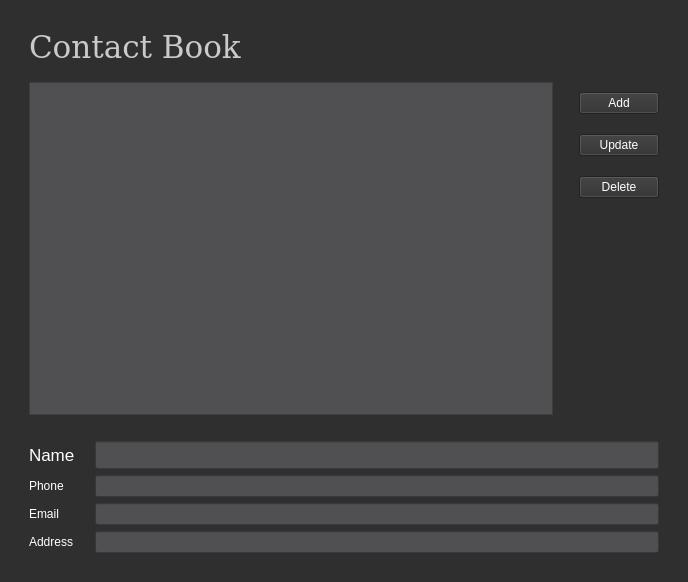
<?xml version="1.0" encoding="UTF-8"?>
<ui version="4.0">
 <class>MainWindow</class>
 <widget class="QMainWindow" name="MainWindow">
  <property name="geometry">
   <rect>
    <x>0</x>
    <y>0</y>
    <width>688</width>
    <height>582</height>
   </rect>
  </property>
  <property name="windowTitle">
   <string>MainWindow</string>
  </property>
  <property name="styleSheet">
   <string notr="true">background-color: rgb(48, 47, 47);

color: rgb(255, 255, 255);</string>
  </property>
  <widget class="QWidget" name="centralwidget">
   <layout class="QGridLayout" name="gridLayout">
    <item row="0" column="0" colspan="2">
     <layout class="QHBoxLayout" name="horizontalLayout">
      <property name="leftMargin">
       <number>20</number>
      </property>
      <property name="topMargin">
       <number>20</number>
      </property>
      <property name="rightMargin">
       <number>20</number>
      </property>
      <property name="bottomMargin">
       <number>0</number>
      </property>
      <item>
       <widget class="QLabel" name="label_5">
        <property name="font">
         <font>
          <family>DejaVu Serif</family>
          <pointsize>23</pointsize>
          <weight>50</weight>
          <italic>false</italic>
          <bold>false</bold>
          <underline>false</underline>
          <strikeout>false</strikeout>
         </font>
        </property>
        <property name="text">
         <string>&lt;html&gt;&lt;head/&gt;&lt;body&gt;&lt;p&gt;&lt;span style=&quot; color:#cacaca;&quot;&gt;Contact Book&lt;/span&gt;&lt;/p&gt;&lt;/body&gt;&lt;/html&gt;</string>
        </property>
       </widget>
      </item>
     </layout>
    </item>
    <item row="1" column="0">
     <layout class="QVBoxLayout" name="verticalLayout">
      <property name="spacing">
       <number>20</number>
      </property>
      <property name="leftMargin">
       <number>20</number>
      </property>
      <property name="topMargin">
       <number>10</number>
      </property>
      <property name="rightMargin">
       <number>10</number>
      </property>
      <property name="bottomMargin">
       <number>10</number>
      </property>
      <item>
       <widget class="QListView" name="listView">
        <property name="styleSheet">
         <string notr="true">background-color: rgb(80, 80, 82);
color: rgb(255, 255, 255);</string>
        </property>
        <property name="verticalScrollBarPolicy">
         <enum>Qt::ScrollBarAsNeeded</enum>
        </property>
       </widget>
      </item>
     </layout>
    </item>
    <item row="1" column="1">
     <layout class="QVBoxLayout" name="verticalLayout_2">
      <property name="spacing">
       <number>20</number>
      </property>
      <property name="leftMargin">
       <number>10</number>
      </property>
      <property name="topMargin">
       <number>20</number>
      </property>
      <property name="rightMargin">
       <number>20</number>
      </property>
      <property name="bottomMargin">
       <number>20</number>
      </property>
      <item>
       <widget class="QPushButton" name="pushButton_3">
        <property name="mouseTracking">
         <bool>true</bool>
        </property>
        <property name="text">
         <string>Add</string>
        </property>
        <property name="iconSize">
         <size>
          <width>16</width>
          <height>16</height>
         </size>
        </property>
       </widget>
      </item>
      <item>
       <widget class="QPushButton" name="pushButton_2">
        <property name="text">
         <string>Update</string>
        </property>
       </widget>
      </item>
      <item>
       <widget class="QPushButton" name="pushButton">
        <property name="text">
         <string>Delete</string>
        </property>
       </widget>
      </item>
      <item>
       <spacer name="verticalSpacer">
        <property name="orientation">
         <enum>Qt::Vertical</enum>
        </property>
        <property name="sizeHint" stdset="0">
         <size>
          <width>20</width>
          <height>40</height>
         </size>
        </property>
       </spacer>
      </item>
     </layout>
    </item>
    <item row="2" column="0" colspan="2">
     <layout class="QFormLayout" name="formLayout">
      <property name="horizontalSpacing">
       <number>20</number>
      </property>
      <property name="leftMargin">
       <number>20</number>
      </property>
      <property name="topMargin">
       <number>10</number>
      </property>
      <property name="rightMargin">
       <number>20</number>
      </property>
      <property name="bottomMargin">
       <number>20</number>
      </property>
      <item row="0" column="0">
       <widget class="QLabel" name="label">
        <property name="font">
         <font>
          <pointsize>13</pointsize>
         </font>
        </property>
        <property name="text">
         <string>Name</string>
        </property>
       </widget>
      </item>
      <item row="2" column="0">
       <widget class="QLabel" name="label_2">
        <property name="text">
         <string>Email</string>
        </property>
       </widget>
      </item>
      <item row="1" column="0">
       <widget class="QLabel" name="label_3">
        <property name="text">
         <string>Phone</string>
        </property>
       </widget>
      </item>
      <item row="3" column="0">
       <widget class="QLabel" name="label_4">
        <property name="text">
         <string>Address</string>
        </property>
       </widget>
      </item>
      <item row="0" column="1">
       <widget class="QLineEdit" name="lineEdit">
        <property name="font">
         <font>
          <pointsize>13</pointsize>
         </font>
        </property>
        <property name="styleSheet">
         <string notr="true">background-color: rgb(80, 80, 82);
color: rgb(255, 255, 255);</string>
        </property>
       </widget>
      </item>
      <item row="1" column="1">
       <widget class="QLineEdit" name="lineEdit_2">
        <property name="styleSheet">
         <string notr="true">background-color: rgb(80, 80, 82);
color: rgb(255, 255, 255);
</string>
        </property>
       </widget>
      </item>
      <item row="2" column="1">
       <widget class="QLineEdit" name="lineEdit_3">
        <property name="styleSheet">
         <string notr="true">background-color: rgb(80, 80, 82);
color: rgb(255, 255, 255);</string>
        </property>
       </widget>
      </item>
      <item row="3" column="1">
       <widget class="QLineEdit" name="lineEdit_4">
        <property name="styleSheet">
         <string notr="true">background-color: rgb(80, 80, 82);
color: rgb(255, 255, 255);</string>
        </property>
       </widget>
      </item>
     </layout>
    </item>
   </layout>
  </widget>
 </widget>
 <resources/>
 <connections/>
</ui>
